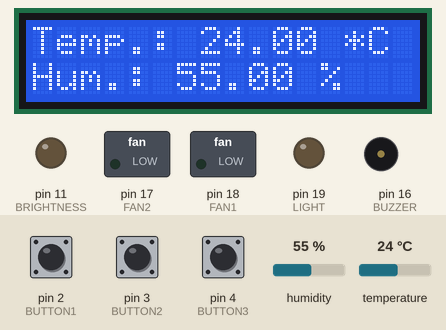
A sketch run on a simulated Arduino Uno, built with avr-gcc and run on an emulated ATmega328P. On the bench: 16×2 character LCD, switched loads named in the sketch (green lamp = pin HIGH), output pins drawn as LEDs (lit = HIGH), buzzer (waves = sounding, pin HIGH). Inputs (shaded band) come from the test bench; at power-on: pin 2 (BUTTON1) LOW, pin 3 (BUTTON2) LOW, pin 4 (BUTTON3) LOW, humidity 55 %, temperature 24 °C. What the sketch prints to the serial monitor is not drawn.

Above: at 1.2 s.
1.3 s: pin 2 (BUTTON1) pulled HIGH for 0.15 s
At 2.1 s:
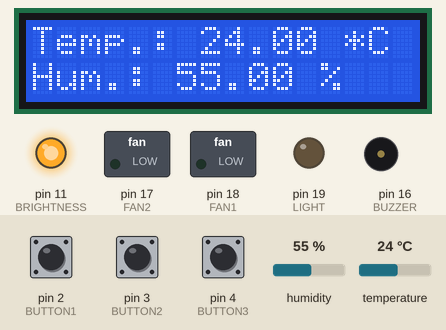
3.0 s: pin 3 (BUTTON2) pulled HIGH for 1 s
At 5.2 s:
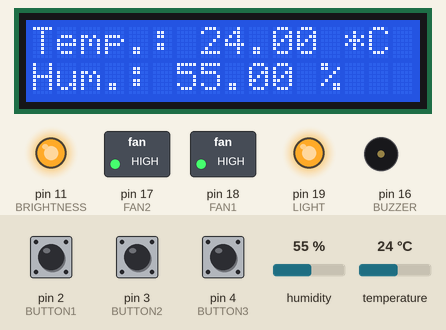
5.5 s: pin 4 (BUTTON3) pulled HIGH for 3.2 s
At 9.4 s:
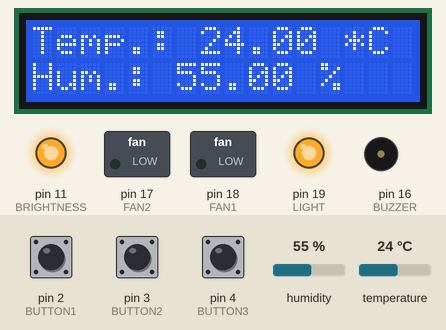
10.2 s: humidity set to 22 %
At 11.1 s:
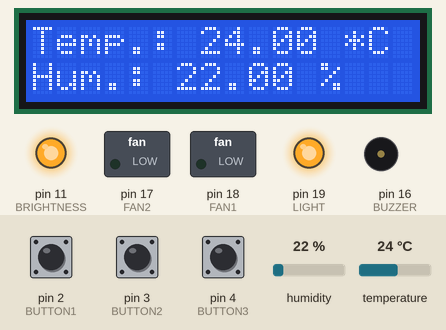
11.9 s: temperature set to 12 °C
At 13.5 s:
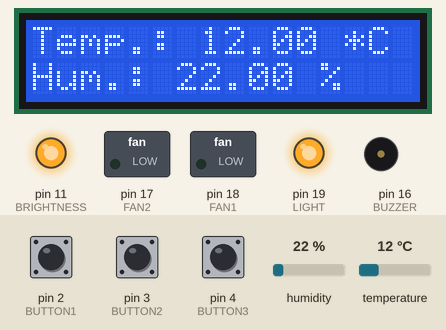
13.9 s: humidity set to 40 %
At 14.7 s:
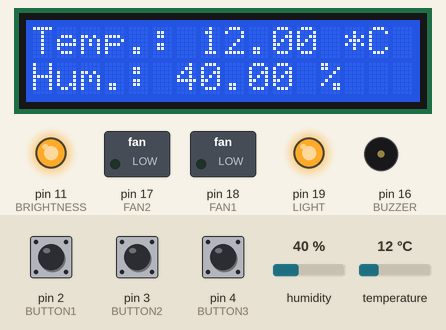
Timing chart, 0 to 16.9 s (numbered marks = the images above; inputs shaded):
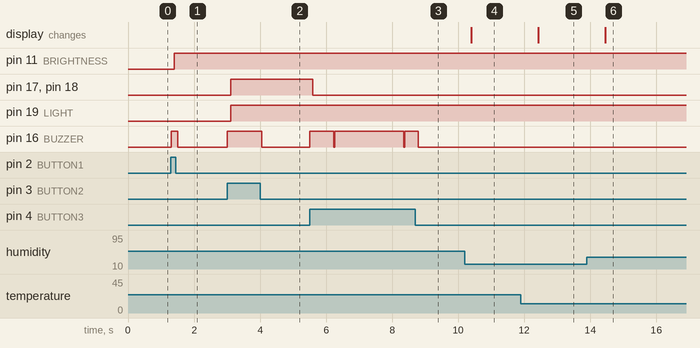

The sketch:

testLCD.ino
```cpp
#include <LiquidCrystal.h>
#include <DHT.h>

#define BRIGHTNESS 11

#define DHTPIN A0
#define DHTTYPE DHT11

#define LED1 6
#define LED2 5

#define BUTTON1 2
#define BUTTON2 3
#define BUTTON3 4

#define BUZZER 16

#define FAN1 18
#define FAN2 17
#define LIGHT 19

LiquidCrystal lcd(9, 10, 12, 13, 8, 7);

DHT dht(DHTPIN, DHTTYPE);

float temperature, humidity;

void setup()
{
  // put your setup code here, to run once:
  Serial.begin(9600);

  pinMode(BRIGHTNESS, OUTPUT);
  pinMode(BUZZER, OUTPUT);

  pinMode(FAN1, OUTPUT);
  pinMode(FAN2, OUTPUT);
  pinMode(LIGHT, OUTPUT);

  lcd.begin(16, 2);
  dht.begin();
}

void loop()
{
  // put your main code here, to run repeatedly:

  temperature = dht.readTemperature();
  humidity = dht.readHumidity();

  lcd.setCursor(0, 0);
  lcd.print("Temp.: ");
  lcd.print(temperature);
  lcd.print(" *C");
  lcd.setCursor(0, 1);
  lcd.print("Hum.: ");
  lcd.print(humidity);
  lcd.print(" %");

  if (digitalRead(BUTTON1) == HIGH)
  {
    digitalWrite(BUZZER, HIGH);
    delay(100);
    digitalWrite(BUZZER, LOW);

    digitalWrite(LED1, HIGH);
    digitalWrite(LED2, LOW);

    digitalWrite(FAN1, LOW);
    digitalWrite(FAN2, LOW);
    digitalWrite(LIGHT, LOW);

    digitalWrite(BRIGHTNESS, HIGH);

    Serial.println("ON");
  }
  else if (digitalRead(BUTTON2) == HIGH)
  {
    digitalWrite(BUZZER, HIGH);
    delay(100);
    digitalWrite(BUZZER, LOW);

    digitalWrite(LED1, LOW);
    digitalWrite(LED2, LOW);

    digitalWrite(FAN1, HIGH);
    digitalWrite(FAN2, HIGH);
    digitalWrite(LIGHT, HIGH);

    digitalWrite(BRIGHTNESS, HIGH);
  }
  else if (digitalRead(BUTTON3) == HIGH)
  {
    digitalWrite(BUZZER, HIGH);
    delay(100);
    digitalWrite(BUZZER, LOW);

    digitalWrite(LED1, LOW);
    digitalWrite(LED2, HIGH);

    digitalWrite(FAN1, LOW);
    digitalWrite(FAN2, LOW);
    digitalWrite(LIGHT, HIGH);

    digitalWrite(BRIGHTNESS, HIGH);
  }
}
```

Measured:
- after the input at 1.3 s, pin 11 (BRIGHTNESS): LOW → HIGH after 0.10 s; pin 16 (BUZZER): LOW → HIGH at once, → LOW 0.20 s later
- after the input at 3.0 s, pin 17 (FAN2), pin 18 (FAN1), pin 19 (LIGHT): LOW → HIGH after 0.10 s; pin 16 (BUZZER): LOW → HIGH at once, → LOW 1.0 s later
- after the input at 5.5 s, pin 17 (FAN2), pin 18 (FAN1): HIGH → LOW after 0.10 s; pin 16 (BUZZER): goes HIGH 0.73 s, LOW 0.03 s, HIGH 2.1 s, LOW 0.03 s, HIGH 0.41 s, then LOW, starting at once
- after the input at 10.2 s, the display: changes after 0.20 s (image 4)
- after the input at 11.9 s, the display: changes after 0.53 s (image 5)
- after the input at 13.9 s, the display: changes after 0.55 s (image 6)
